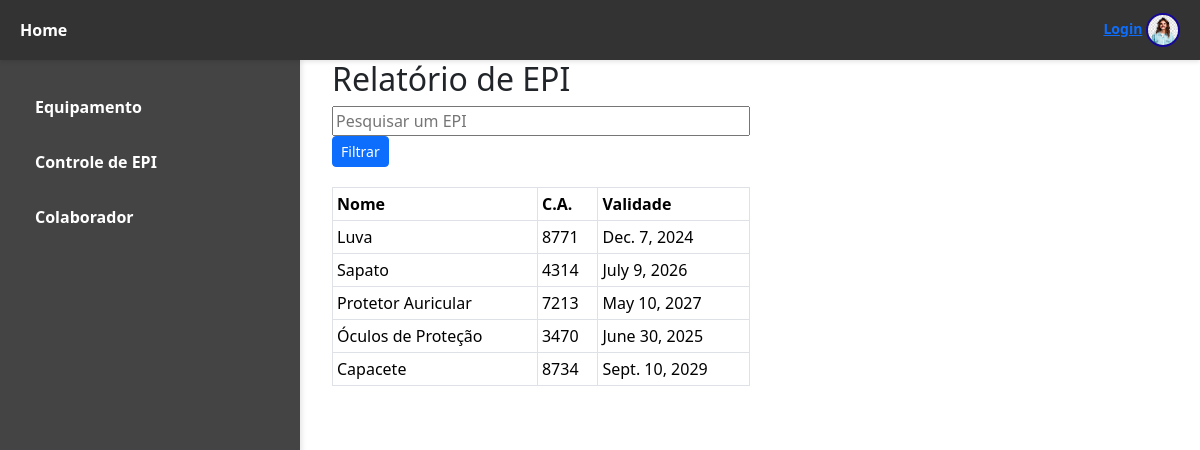
The app's page /listar/ with its own data.
### epi/models.py (models this page shows, shortened)
class Equipamento(models.Model):
        nome = models.CharField(max_length=100)
        ca = models.IntegerField(max_length=100)
        validade = models.DateField()

### epi/views.py (the view)
# urls.py: path('listar/', views.listar_epi, name='listar_epi'),
def listar_epi(request):
    values = Equipamento.objects.all()
    nome = request.GET.get('nome')
    ca = request.GET.get('ca')
    validade = request.GET.get('validade')
    if nome:
        values = values.filter(nome__icontains=nome)
    if ca:
        values = values.filter(ca__icontains=ca)
    if validade:
        values = values.filter(validade__icontains=validade)
    return render(request, 'epi/globals/listar.html', {'equipamentos': values})

### epi/templates/epi/globals/listar.html (shortened to what this page needs)
{% extends "epi/index.html" %}
{% block content %}
<div class="container">
    <h2>Relatório de EPI</h2>
    <form method="get" style="width: 50%; margin-bottom: 20px;">
        <input type="text" name="nome" placeholder="Pesquisar um EPI" value="{{ request.GET.nome }}" style="width: 100%;">
        <button type="submit" class="btn btn-primary btn-sm">Filtrar</button>
    </form>
    <table class="table table-bordered table-sm" style="width: 50%;">
        <thead>
            <tr>
                <th>Nome</th>
                <th>C.A.</th>
                <th>Validade</th>
            </tr>
        </thead>
        <tbody>
            {% for equipamento in equipamentos %}
            <tr>
                <td>{{ equipamento.nome }}</td>
                <td>{{ equipamento.ca }}</td>
                <td>{{ equipamento.validade }}</td>
            </tr>
            {% empty %}
            <tr>
                <td colspan="3">Nenhum equipamento encontrado.</td>
            </tr>
            {% endfor %}
        </tbody>
    </table>
</div>
{% endblock %}

### records on screen
Equipamento: nome "Luva", ca "8771", validade "Dec. 7, 2024"
Equipamento: nome "Sapato", ca "4314", validade "July 9, 2026"
Equipamento: nome "Protetor Auricular", ca "7213", validade "May 10, 2027"
Equipamento: nome "Óculos de Proteção", ca "3470", validade "June 30, 2025"
Equipamento: nome "Capacete", ca "8734", validade "Sept. 10, 2029"
